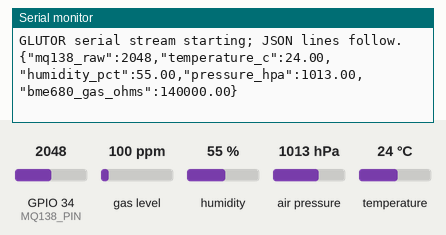
Simulated run of this sketch. Board: ESP32. Shown: the last lines printed to the serial monitor. The test bench sets the inputs (shaded band); at power-on: gas level 100 ppm, GPIO 34 (MQ138_PIN) = 2048, humidity 55 %, air pressure 1013 hPa, temperature 24 °C (analog values on the 0–4095 scale).

Above: at 2.2 s.
2.3 s: gas level set to 20 ppm
At 4.1 s:
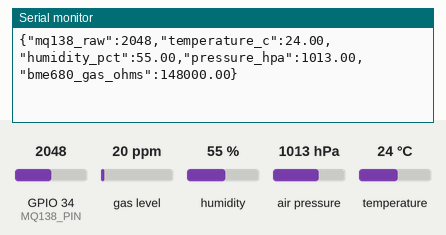
4.4 s: GPIO 34 (MQ138_PIN) set to 2866
At 5.7 s:
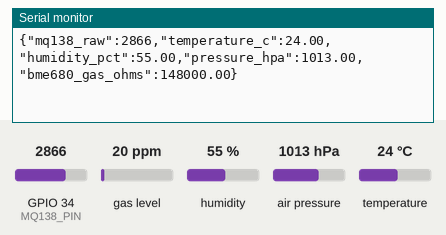
6.5 s: humidity set to 22 %
At 8.4 s:
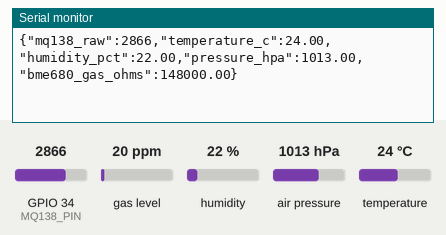
8.6 s: air pressure set to 952 hPa
At 10.3 s:
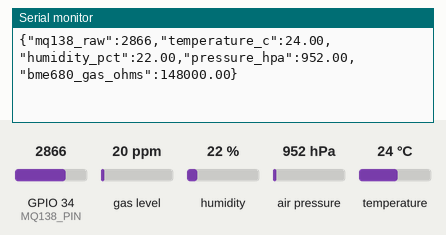
10.7 s: GPIO 34 (MQ138_PIN) set to 3972
At 11.5 s:
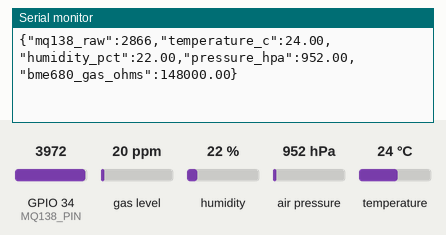
12.8 s: temperature set to 12 °C
At 14.9 s:
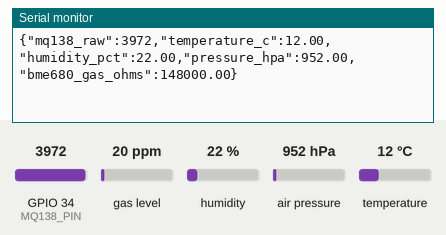
Timing chart, 0 to 15.9 s (numbered marks = the images above; inputs shaded):
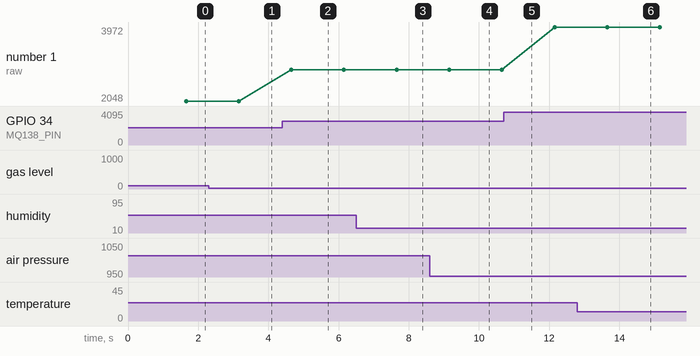

The sketch:

esp32_glutor_serial.ino
```cpp
/*
  GLUTOR serial data example
  Sends one JSON object per line at 115200 baud for the website to read.

  IMPORTANT:
  - This is a starting example, not a calibrated measurement system.
  - Check your exact MQ-138 module output voltage before connecting it to ESP32.
    ESP32 GPIO is NOT 5 V tolerant. Use suitable voltage conditioning if needed.
  - MQ-138 ADC values are raw response only, not acetone ppm or glucose.
  - Install the Adafruit BME680 Library and Adafruit Unified Sensor library
    from Arduino Library Manager. Confirm I2C pins for your board.
  - GPIO34 is an example ADC input on a classic ESP32 DevKit; confirm your board.
*/
#include <Wire.h>
#include <Adafruit_Sensor.h>
#include <Adafruit_BME680.h>

Adafruit_BME680 bme;
const int MQ138_PIN = 34;
const unsigned long SEND_INTERVAL_MS = 1500;
unsigned long lastSend = 0;
bool bmeReady = false;

void setup() {
  Serial.begin(115200);
  delay(1000);
  analogReadResolution(12); // typical ESP32 ADC range 0..4095; actual calibration varies
  pinMode(MQ138_PIN, INPUT);

  // Uses the board's default I2C pins. Change Wire.begin(SDA, SCL) if required.
  Wire.begin();
  bmeReady = bme.begin(0x76);
  if (!bmeReady) bmeReady = bme.begin(0x77);
  Serial.println("GLUTOR serial stream starting; JSON lines follow.");
  if (!bmeReady) Serial.println("WARNING: BME680 not found; environmental fields will be null.");
}

void loop() {
  if (millis() - lastSend < SEND_INTERVAL_MS) return;
  lastSend = millis();

  int mqRaw = analogRead(MQ138_PIN);
  float tempC = NAN, humidity = NAN, pressureHpa = NAN, gasOhms = NAN;
  if (bmeReady && bme.performReading()) {
    tempC = bme.temperature;
    humidity = bme.humidity;
    pressureHpa = bme.pressure / 100.0F;
    gasOhms = bme.gas_resistance;
  }

  Serial.print("{\"mq138_raw\":"); Serial.print(mqRaw);
  Serial.print(",\"temperature_c\":"); printNumberOrNull(tempC);
  Serial.print(",\"humidity_pct\":"); printNumberOrNull(humidity);
  Serial.print(",\"pressure_hpa\":"); printNumberOrNull(pressureHpa);
  Serial.print(",\"bme680_gas_ohms\":"); printNumberOrNull(gasOhms);
  Serial.println("}");
}

void printNumberOrNull(float value) {
  if (isnan(value) || isinf(value)) Serial.print("null");
  else Serial.print(value, 2);
}
```

Measured:
- after the input at 2.3 s, the serial monitor: prints a new line after 0.85 s (image 1)
- after the input at 4.4 s, the serial monitor: prints a new line after 0.25 s (image 2)
- after the input at 6.5 s, the serial monitor: prints a new line after 1.2 s (image 3)
- after the input at 8.6 s, the serial monitor: prints a new line after 0.55 s (image 4)
- after the input at 12.8 s, the serial monitor: prints a new line after 0.85 s (image 6)
- plotted number 1: 2048 → 2866 after the input at 4.4 s, 2866 → 3972 after the input at 10.7 s
